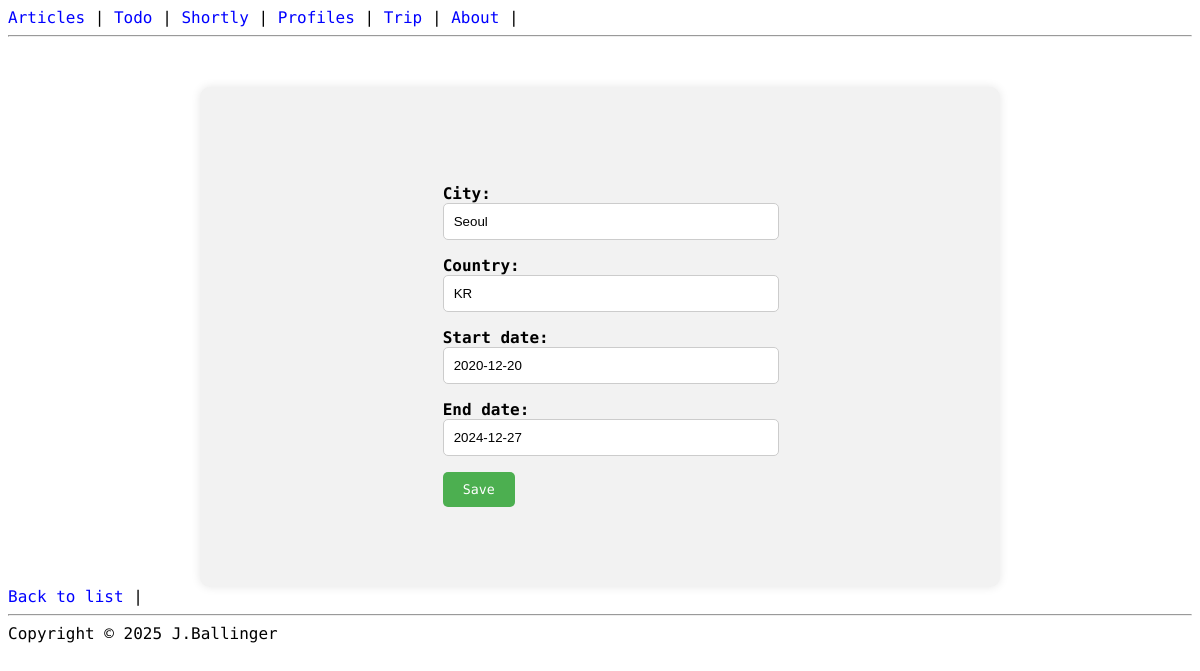
Screenshot of /trip/1/update/ with the database file from the repository.
### trip/models.py (models this page shows, shortened)
class Trip(models.Model):
    city = models.CharField(max_length=50)
    country = models.CharField(max_length=2)
    start_date = models.DateField(blank=True, null=True)
    end_date = models.DateField(blank=True, null=True)
    owner = models.ForeignKey(User, on_delete=models.CASCADE, related_name = 'trips')

### trip/views.py (the view)
# urls.py: path("<int:pk>/update/", TripUpdateView.as_view(), name='trip_update'),
class TripUpdateView(UpdateView):
  model = Trip
  success_url = reverse_lazy('trip_list')
  fields = ['city', 'country', 'start_date', 'end_date' ]

### templates/trip/trip_form.html (shortened to what this page needs)
{% extends "base.html" %}
{% block content %}
<div class="form_create">
    <form action="{% url 'trip_create' %}" method="POST" autocomplete="off" >
        {{ form.as_p }}
        <button type="submit">Save</button>
    </form>
</div>
<a href="{% url 'trip_list' %}">Back to list</a> |
{% endblock content %}

### todo_app/static/styles.css (style rules this page uses)
body { font-family: 'Martian Mono', monospace; }
label { font-weight: bold; margin-bottom: 5px; }
input[type="text"], textarea { width: 100%; padding: 10px; border: 1px solid #ccc; border-radius: 5px; resize: none; }
button[type="submit"] { padding: 10px 20px; background-color: #4caf50; color: white; border: none; border-radius: 5px; cursor: pointer; font-family: 'Martian Mono', monospace; }
nav a, a { text-decoration: none; color: blue; }
.form_create { display: flex; flex-direction: column; height: 500px; width: 800px; margin: 0 auto; align-items: center; justify-content: center; background-color: #f2f2f2; margin-top: 50px; border-radius: 10px; box-shadow: 0 0 10px rgba(0, 0, 0, 0.1); }

### rows the page displays
Trip: city "Seoul", country "KR", start_date "2020-12-20", end_date "2024-12-27"
